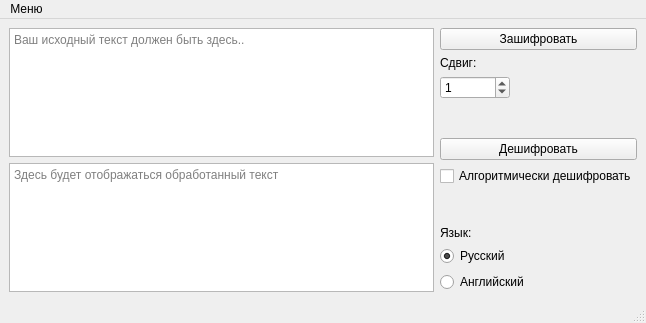
<?xml version="1.0" encoding="UTF-8"?>
<ui version="4.0">
 <class>Caesar</class>
 <widget class="QMainWindow" name="Caesar">
  <property name="geometry">
   <rect>
    <x>0</x>
    <y>0</y>
    <width>646</width>
    <height>323</height>
   </rect>
  </property>
  <property name="minimumSize">
   <size>
    <width>550</width>
    <height>300</height>
   </size>
  </property>
  <property name="maximumSize">
   <size>
    <width>740</width>
    <height>420</height>
   </size>
  </property>
  <property name="font">
   <font>
    <family>Ubuntu</family>
    <pointsize>9</pointsize>
   </font>
  </property>
  <property name="windowTitle">
   <string>Caesar - Program for encoding and decoding Caesar cipher</string>
  </property>
  <property name="windowIcon">
   <iconset theme="CaesarMaterialTheme">
    <normaloff>resources/key-icon.png</normaloff>resources/key-icon.png</iconset>
  </property>
  <property name="autoFillBackground">
   <bool>false</bool>
  </property>
  <widget class="QWidget" name="centralwidget">
   <layout class="QHBoxLayout" name="horizontalLayout">
    <item>
     <layout class="QVBoxLayout" name="TextLayout">
      <item>
       <widget class="QPlainTextEdit" name="plainTextEdit">
        <property name="cursor" stdset="0">
         <cursorShape>IBeamCursor</cursorShape>
        </property>
        <property name="toolTip">
         <string>Поле для ввода</string>
        </property>
        <property name="whatsThis">
         <string/>
        </property>
        <property name="tabChangesFocus">
         <bool>true</bool>
        </property>
        <property name="placeholderText">
         <string>Ваш исходный текст должен быть здесь..</string>
        </property>
       </widget>
      </item>
      <item>
       <widget class="QTextBrowser" name="textBrowser">
        <property name="font">
         <font>
          <family>Ubuntu</family>
          <pointsize>9</pointsize>
         </font>
        </property>
        <property name="cursor" stdset="0">
         <cursorShape>IBeamCursor</cursorShape>
        </property>
        <property name="toolTip">
         <string>Поле для вывода преобразованного текста</string>
        </property>
        <property name="tabChangesFocus">
         <bool>true</bool>
        </property>
        <property name="acceptRichText">
         <bool>false</bool>
        </property>
        <property name="placeholderText">
         <string>Здесь будет отображаться обработанный текст</string>
        </property>
       </widget>
      </item>
     </layout>
    </item>
    <item>
     <layout class="QVBoxLayout" name="ButtonsLayout">
      <item>
       <widget class="QPushButton" name="EncodeButton">
        <property name="statusTip">
         <string>Зашифровать текст</string>
        </property>
        <property name="text">
         <string>Зашифровать</string>
        </property>
       </widget>
      </item>
      <item>
       <widget class="QLabel" name="shiftLabel">
        <property name="text">
         <string>Сдвиг:</string>
        </property>
       </widget>
      </item>
      <item>
       <widget class="QSpinBox" name="shiftSpinbox">
        <property name="maximumSize">
         <size>
          <width>70</width>
          <height>30</height>
         </size>
        </property>
        <property name="statusTip">
         <string>Количество символов алфавита, на которое будет сдвинута каждая буква слова</string>
        </property>
        <property name="minimum">
         <number>-99</number>
        </property>
        <property name="value">
         <number>1</number>
        </property>
       </widget>
      </item>
      <item>
       <spacer name="verticalSpacer_2">
        <property name="orientation">
         <enum>Qt::Vertical</enum>
        </property>
        <property name="sizeHint" stdset="0">
         <size>
          <width>20</width>
          <height>40</height>
         </size>
        </property>
       </spacer>
      </item>
      <item>
       <widget class="QPushButton" name="DecodeButton">
        <property name="statusTip">
         <string>Декодировать текст</string>
        </property>
        <property name="text">
         <string>Дешифровать</string>
        </property>
       </widget>
      </item>
      <item>
       <widget class="QCheckBox" name="AlgoDecodeCheckbutton">
        <property name="toolTip">
         <string>Программа будет расшифровывать текст методом частотного анализа (иначе - перебором)</string>
        </property>
        <property name="statusTip">
         <string>Программа будет расшифровывать текст методом частотного анализа (иначе - перебором)</string>
        </property>
        <property name="whatsThis">
         <string/>
        </property>
        <property name="text">
         <string>Алгоритмически дешифровать</string>
        </property>
       </widget>
      </item>
      <item>
       <spacer name="verticalSpacer">
        <property name="orientation">
         <enum>Qt::Vertical</enum>
        </property>
        <property name="sizeHint" stdset="0">
         <size>
          <width>20</width>
          <height>40</height>
         </size>
        </property>
       </spacer>
      </item>
      <item>
       <layout class="QVBoxLayout" name="LanguageLayout">
        <item>
         <widget class="QLabel" name="languageLabel">
          <property name="text">
           <string>Язык:</string>
          </property>
         </widget>
        </item>
        <item>
         <widget class="QRadioButton" name="RussianLanguageRadio">
          <property name="text">
           <string>Русский</string>
          </property>
          <property name="checked">
           <bool>true</bool>
          </property>
         </widget>
        </item>
        <item>
         <widget class="QRadioButton" name="EnglishLanguageRadio">
          <property name="text">
           <string>Английский</string>
          </property>
         </widget>
        </item>
       </layout>
      </item>
     </layout>
    </item>
   </layout>
  </widget>
  <widget class="QMenuBar" name="menubar">
   <property name="geometry">
    <rect>
     <x>0</x>
     <y>0</y>
     <width>646</width>
     <height>22</height>
    </rect>
   </property>
   <widget class="QMenu" name="menu">
    <property name="title">
     <string>Меню</string>
    </property>
    <addaction name="actionExit"/>
   </widget>
   <addaction name="menu"/>
  </widget>
  <widget class="QStatusBar" name="statusbar"/>
  <action name="actionExit">
   <property name="text">
    <string>Выход</string>
   </property>
  </action>
 </widget>
 <resources/>
 <connections/>
</ui>
